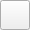
<?xml version="1.0" encoding="UTF-8"?>
<ui version="4.0">
 <class>MessageBox</class>
 <widget class="QMainWindow" name="MessageBox">
  <property name="geometry">
   <rect>
    <x>0</x>
    <y>0</y>
    <width>30</width>
    <height>30</height>
   </rect>
  </property>
  <property name="sizePolicy">
   <sizepolicy hsizetype="Fixed" vsizetype="Fixed">
    <horstretch>30</horstretch>
    <verstretch>0</verstretch>
   </sizepolicy>
  </property>
  <property name="windowTitle">
   <string>MainWindow</string>
  </property>
  <widget class="QWidget" name="centralwidget" native="true">
   <property name="geometry">
    <rect>
     <x>0</x>
     <y>0</y>
     <width>30</width>
     <height>30</height>
    </rect>
   </property>
   <widget class="QPushButton" name="pushButton">
    <property name="geometry">
     <rect>
      <x>0</x>
      <y>0</y>
      <width>30</width>
      <height>30</height>
     </rect>
    </property>
    <property name="text">
     <string/>
    </property>
    <property name="icon">
     <iconset>
      <normaloff>programicon.png</normaloff>programicon.png</iconset>
    </property>
   </widget>
  </widget>
 </widget>
 <customwidgets>
  <customwidget>
   <class>QMessageBox</class>
   <extends>QWidget</extends>
   <header>qmessagebox.h</header>
   <container>1</container>
  </customwidget>
 </customwidgets>
 <resources/>
 <connections/>
</ui>
